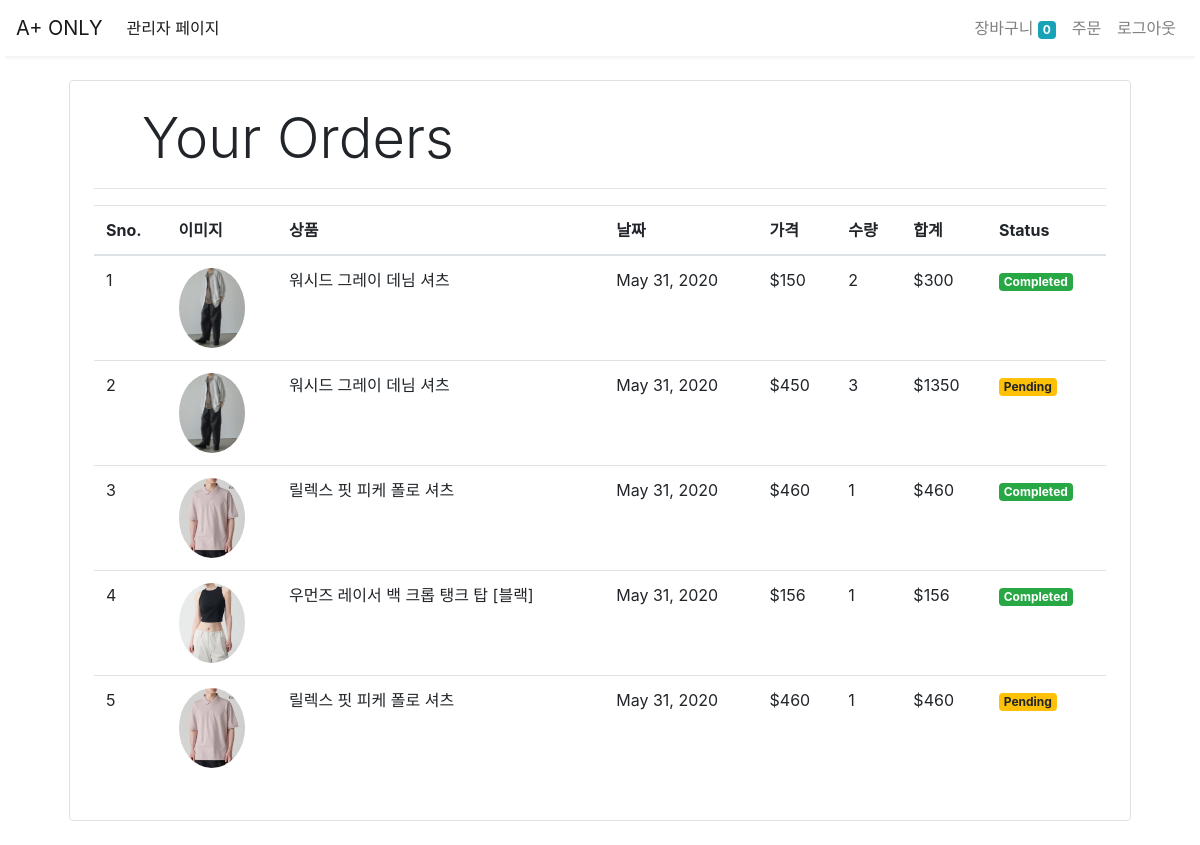
Screenshot of /orders (signed in) with the database file from the repository.
### store/models/orders.py (models this page shows, shortened)
class Order(models.Model): #주문과정 모델링
    product = models.ForeignKey(Product,
                                on_delete=models.CASCADE)
    customer = models.ForeignKey(Customer,
                                 on_delete=models.CASCADE)
    quantity = models.IntegerField(default=1)
    price = models.IntegerField()
    address = models.CharField(max_length=50, default='', blank=True)
    phone = models.CharField(max_length=50, default='', blank=True)
    date = models.DateField(default=datetime.datetime.today)
    status = models.BooleanField(default=False)
    @staticmethod
    def get_orders_by_customer(customer_id):
        return Order.objects.filter(customer=customer_id).order_by('-date')

### store/models/product.py (models this page shows, shortened)
class Product(models.Model): #상품등록 모델링
    name = models.CharField(max_length=50)
    price = models.IntegerField(default=0)
    category = models.ForeignKey(Category, on_delete=models.CASCADE, default=1)
    description = models.CharField(max_length=300, default='' , null=True , blank=True)
    image = models.ImageField(upload_to='uploads/products/')

### store/middlewares/auth.py (the view)
    def middleware(request):
        print(request.session.get('customer')) #현재 사용자의 세션에 저장된 값을 확인한다. 로그인상태를 유지하기위함.
        returnUrl = request.META['PATH_INFO'] #현재 요청 정보를 나타낸다. 로그인이 필요한 페이지 접근할 때, 원래 요청한 경로를 기억하기 위함.
        print(request.META['PATH_INFO'])
        if not request.session.get('customer'): #customer 값이 없다면 로그인 페이지 접근으로 판단
           return redirect(f'login?return_url={returnUrl}')
        response = get_response(request)#customer값이 있거나 로그인이 필요없는 페이지라면 뷰함수 호출
        return response #최종 반환되는 응답.

### store/templatetags/custom_filter.py (called while the page is built)
@register.filter(name='currency')
def currency(number):
    return "$"+str(number)

@register.filter(name='multiply')
def multiply(number , number1):
    return number * number1

### store/views/orders.py (called while the page is built)
    def get(self , request ):
        customer = request.session.get('customer')
        orders = Order.get_orders_by_customer(customer)
        print(orders)
        return render(request , 'orders.html'  , {'orders' : orders})

### store/templates/orders.html (shortened to what this page needs)
{% extends 'base.html' %}
{% block content %}
{% load cart %}
{% load custom_filter %}
<div class="container">
   <div class="border rounded p-4 m-4">
        <p class="display-4 pl-4 ml-4">Your Orders</p>
        <hr>
        <table class="table">
            <thead>
                <tr>
                    <th>Sno.</th>
                    <th>이미지</th>
                    <th>상품</th>
                    <th>날짜</th>
                    <th>가격</th>
                    <th>수량</th>
                    <th>합계</th>
                    <th>Status</th>
                </tr>
            </thead>
            <tbody>
                {% for order in orders %}
                <tr>
                    <td>{{forloop.counter}}</td>
                    <td><img style="height: 80px;" class="rounded-circle" src="{{order.product.image.url}}" alt=""></td>
                    <td>{{order.product.name}}</td>
                    <td>{{order.date}}</td>
                    <td>{{order.price|currency}}</td>
                    <td>{{order.quantity}}</td>
                    <td>{{order.quantity|multiply:order.price|currency}}</td>
                    {% if order.status %}
                    <td><small class="badge badge-success">Completed</small></td>
                    {%else%}
                    <td><small class="badge badge-warning">Pending</small></td>
                    {% endif %}
                </tr>
                {% endfor %}
            </tbody>
        </table>
   </div>
</div>
{% endblock %}

### store/templates/base.html (shortened to what this page needs)
<!doctype html>
<head>
  <link rel="stylesheet" href="https://maxcdn.bootstrapcdn.com/bootstrap/4.0.0/css/bootstrap.min.css"
>
</head>
<body>
  <nav class="one-edge-shadow
  sticky-top navbar
  navbar-expand-lg
   navbar-light bg-white">
    <a class="navbar-brand" href="/">A+ ONLY</a>
    <div class="collapse navbar-collapse" id="navbarSupportedContent">
      <ul class="navbar-nav mr-auto">
        <li class="nav-item active">
          <a class="nav-link" href="/admin">관리자 페이지<span class="sr-only">(current)</span></a>
        </li>
      </ul>
      <ul class=" navbar-nav my-2 my-lg-0">
        <li class="nav-item ">
          <a class="nav-link" href="/cart">장바구니
            <span class="badge badge-info">{{request.session.cart.keys|length}}</span>
            <span class="sr-only">(current)</span></a>
        </li>
        {% if request.session.customer %}
        <li class="nav-item ">
          <a class="nav-link" href="/orders">주문<span class="sr-only">(current)</span></a>
        </li>
        <li class="nav-item ">
          <a class="nav-link" href="/logout">로그아웃<span class="sr-only">(current)</span></a>
        </li>
        {% endif %}
      </ul>
    </div>
  </nav>
    {% block content %}{% endblock %}
</body>
</html>

### store/templates/base.html (style rules this page uses)
nav { background-color: white; }
.one-edge-shadow { box-shadow: 0 8px 2px -5px rgb(246, 245, 245); }

### rows the page displays
Order: product.image (picture), product.name "워시드 그레이 데님 셔츠", date "May 31, 2020", price "$150", quantity "2", quantity|multiply "$300", status "Completed"
Order: product.image (picture), product.name "워시드 그레이 데님 셔츠", date "May 31, 2020", price "$450", quantity "3", quantity|multiply "$1350", status "Pending"
Order: product.image (picture), product.name "릴렉스 핏 피케 폴로 셔츠", date "May 31, 2020", price "$460", quantity "1", quantity|multiply "$460", status "Completed"
Order: product.image (picture), product.name "우먼즈 레이서 백 크롭 탱크 탑 [블랙]", date "May 31, 2020", price "$156", quantity "1", quantity|multiply "$156", status "Completed"
Order: product.image (picture), product.name "릴렉스 핏 피케 폴로 셔츠", date "May 31, 2020", price "$460", quantity "1", quantity|multiply "$460", status "Pending"

### other values shown
{{ request.session.cart.keys|length }} "0"
